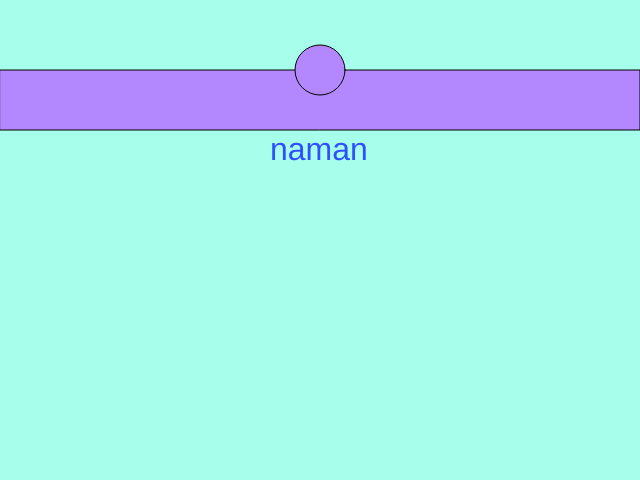
Frame 1 (no input)
Frame 60 (no input): identical to frame 1, image omitted
Frame 120 (the mouse pressed at the canvas centre since frame 60): identical to frame 1, image omitted

The p5.js sketch that drew this single still picture (run headless with seeded random() and noise() and a simulated clock; from frame 60 on, the mouse is pressed at the canvas centre):

// p5.js sketch
// ── sketch.js
function setup() {
  createCanvas(640, 480);
}

function draw() {
  background(167, 255, 235);
  fill(179, 136, 255);
  rect(0, 70, 640, 60);
  ellipse(320, 70, 50, 50);
  textSize(32);
  fill(48, 79, 254);
  text('naman', 270, 160);
}
